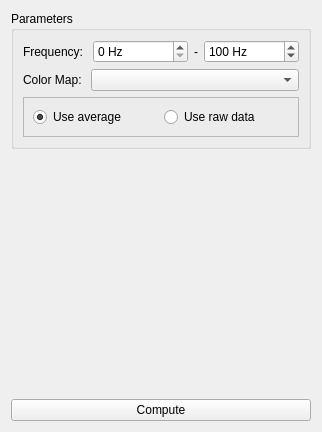
<?xml version="1.0" encoding="UTF-8"?>
<ui version="4.0">
 <class>TimeFrequencySettingsWidget</class>
 <widget class="QWidget" name="TimeFrequencySettingsWidget">
  <property name="geometry">
   <rect>
    <x>0</x>
    <y>0</y>
    <width>322</width>
    <height>432</height>
   </rect>
  </property>
  <property name="windowTitle">
   <string>Form</string>
  </property>
  <layout class="QVBoxLayout" name="verticalLayout">
   <item>
    <widget class="QGroupBox" name="groupBox">
     <property name="sizePolicy">
      <sizepolicy hsizetype="Preferred" vsizetype="Minimum">
       <horstretch>0</horstretch>
       <verstretch>0</verstretch>
      </sizepolicy>
     </property>
     <property name="title">
      <string>Parameters</string>
     </property>
     <layout class="QVBoxLayout" name="verticalLayout_2">
      <item>
       <layout class="QHBoxLayout" name="horizontalLayout">
        <item>
         <widget class="QLabel" name="label_Freq">
          <property name="sizePolicy">
           <sizepolicy hsizetype="Minimum" vsizetype="Preferred">
            <horstretch>0</horstretch>
            <verstretch>0</verstretch>
           </sizepolicy>
          </property>
          <property name="text">
           <string>Frequency: </string>
          </property>
         </widget>
        </item>
        <item>
         <widget class="QSpinBox" name="spinBox_minFreq">
          <property name="sizePolicy">
           <sizepolicy hsizetype="MinimumExpanding" vsizetype="Fixed">
            <horstretch>0</horstretch>
            <verstretch>0</verstretch>
           </sizepolicy>
          </property>
          <property name="suffix">
           <string> Hz</string>
          </property>
          <property name="minimum">
           <number>0</number>
          </property>
          <property name="maximum">
           <number>999</number>
          </property>
          <property name="value">
           <number>0</number>
          </property>
         </widget>
        </item>
        <item>
         <widget class="QLabel" name="label_dash">
          <property name="text">
           <string>-</string>
          </property>
         </widget>
        </item>
        <item>
         <widget class="QSpinBox" name="spinBox_maxFreq">
          <property name="sizePolicy">
           <sizepolicy hsizetype="MinimumExpanding" vsizetype="Fixed">
            <horstretch>0</horstretch>
            <verstretch>0</verstretch>
           </sizepolicy>
          </property>
          <property name="suffix">
           <string> Hz</string>
          </property>
          <property name="minimum">
           <number>20</number>
          </property>
          <property name="maximum">
           <number>999</number>
          </property>
          <property name="value">
           <number>100</number>
          </property>
         </widget>
        </item>
       </layout>
      </item>
      <item>
       <layout class="QHBoxLayout" name="horizontalLayout_2">
        <item>
         <widget class="QLabel" name="label_colorMap">
          <property name="sizePolicy">
           <sizepolicy hsizetype="Minimum" vsizetype="Preferred">
            <horstretch>0</horstretch>
            <verstretch>0</verstretch>
           </sizepolicy>
          </property>
          <property name="text">
           <string>Color Map: </string>
          </property>
         </widget>
        </item>
        <item>
         <widget class="QComboBox" name="comboBox_colorMap">
          <property name="sizePolicy">
           <sizepolicy hsizetype="MinimumExpanding" vsizetype="Fixed">
            <horstretch>0</horstretch>
            <verstretch>0</verstretch>
           </sizepolicy>
          </property>
         </widget>
        </item>
       </layout>
      </item>
      <item>
       <widget class="QFrame" name="frame">
        <property name="sizePolicy">
         <sizepolicy hsizetype="Preferred" vsizetype="Minimum">
          <horstretch>0</horstretch>
          <verstretch>0</verstretch>
         </sizepolicy>
        </property>
        <property name="frameShape">
         <enum>QFrame::StyledPanel</enum>
        </property>
        <property name="frameShadow">
         <enum>QFrame::Raised</enum>
        </property>
        <layout class="QHBoxLayout" name="horizontalLayout_3">
         <item>
          <widget class="QRadioButton" name="radioButton_avg">
           <property name="text">
            <string>Use average</string>
           </property>
           <property name="checked">
            <bool>true</bool>
           </property>
          </widget>
         </item>
         <item>
          <widget class="QRadioButton" name="radioButton_rawdata">
           <property name="text">
            <string>Use raw data</string>
           </property>
           <property name="checked">
            <bool>false</bool>
           </property>
          </widget>
         </item>
        </layout>
       </widget>
      </item>
     </layout>
    </widget>
   </item>
   <item>
    <spacer name="verticalSpacer">
     <property name="orientation">
      <enum>Qt::Vertical</enum>
     </property>
     <property name="sizeHint" stdset="0">
      <size>
       <width>20</width>
       <height>40</height>
      </size>
     </property>
    </spacer>
   </item>
   <item>
    <widget class="QPushButton" name="pushButton_ciompute">
     <property name="text">
      <string>Compute</string>
     </property>
    </widget>
   </item>
  </layout>
 </widget>
 <resources/>
 <connections/>
</ui>
